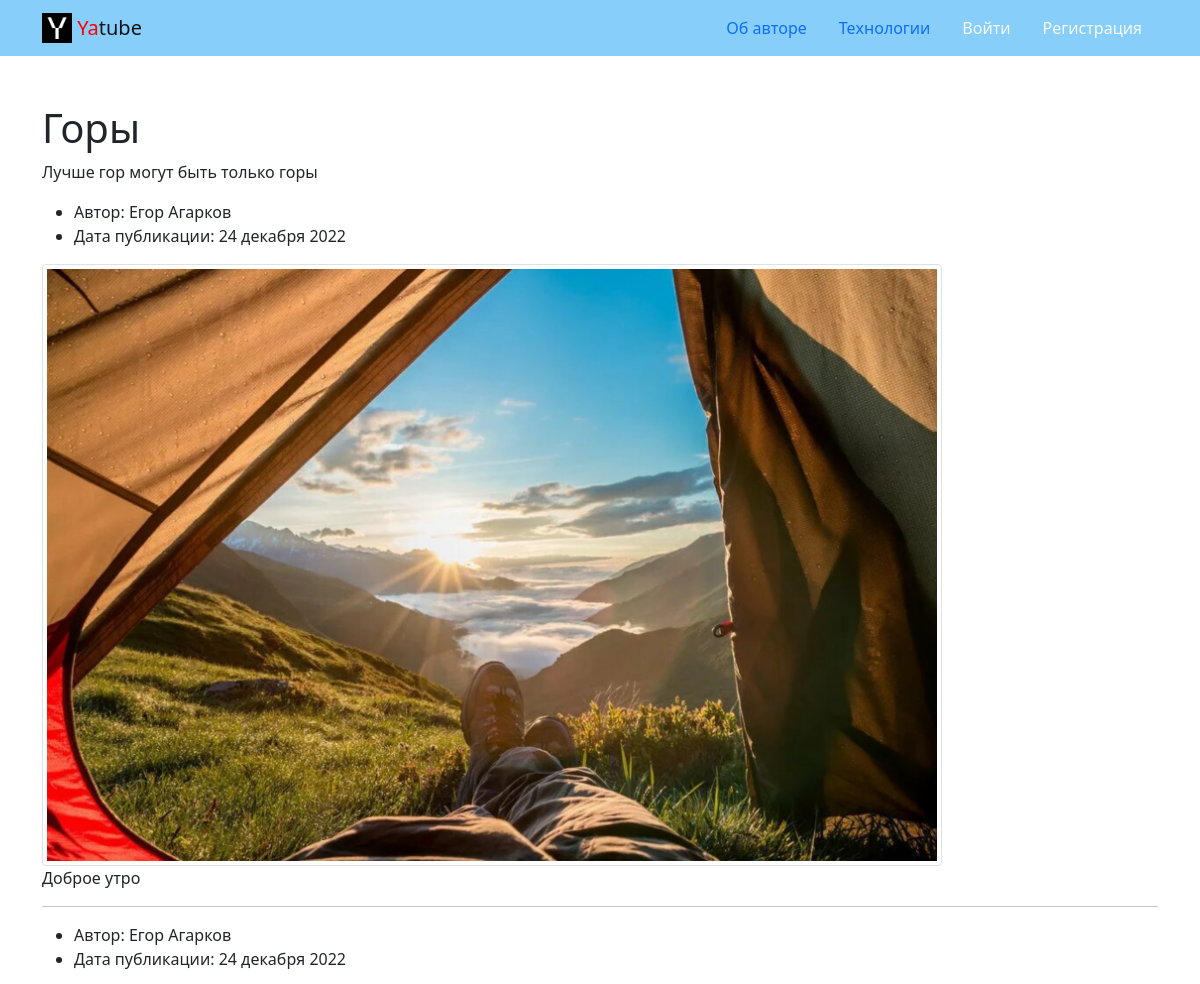
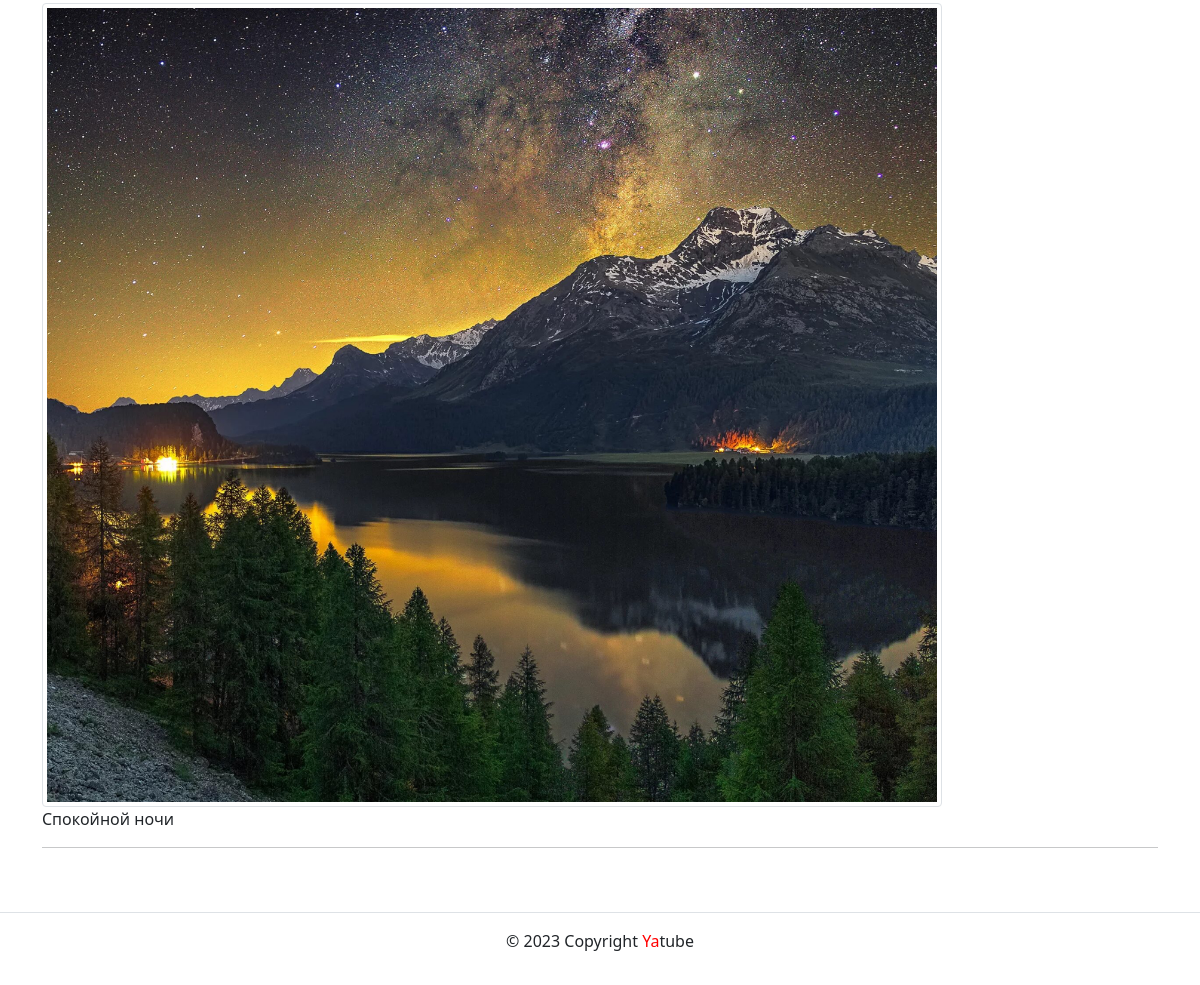
The page /group/mountains/ on the database its author committed (2 pictures, top to bottom).
### posts/models.py (models this page shows, shortened)
class Group(models.Model):
    title = models.CharField(max_length=200)
    slug = models.SlugField(unique=True)
    description = models.TextField()

class Post(models.Model):
    text = models.TextField(
        'Текст поста',
        help_text='Введите текст поста'
    )
    pub_date = models.DateTimeField(auto_now_add=True)
    author = models.ForeignKey(
        User,
        on_delete=models.CASCADE,
        related_name='posts'
    )
    group = models.ForeignKey(
        'Group',
        blank=True,
        null=True,
        on_delete=models.SET_NULL,
        related_name='posts',
        verbose_name='Группа',
        help_text='Группа, к которой будет относиться пост'
    )
    image = models.ImageField(
        'Картинка',
        upload_to='posts/',
        blank=True)
    class Meta:
        ordering = ('-pub_date',)

### posts/views.py (the view)
# urls.py: path('group/<slug:slug>/', views.group_posts, name='group_posts'),
def group_posts(request, slug):
    template = "posts/group_list.html"
    group = get_object_or_404(Group, slug=slug)
    posts = group.posts.all()
    context = {
        "group": group,
        "page_obj": paginator_func(post_list=posts, request=request),
    }
    return render(request, template, context)

### core/context_processors/year.py (called while the page is built)
def year(request):
    dt = datetime.now().year
    return {
        'year': dt
    }

### posts/views.py (called while the page is built)
def paginator_func(post_list, request):
    paginator = Paginator(post_list, PAGINATOR_COUNT)
    page_number = request.GET.get("page")
    return paginator.get_page(page_number)

### templates/posts/group_list.html (shortened to what this page needs)
{% extends 'base.html' %}
{% block content %}
    {% load thumbnail %}
      <div class="container py-5">
        <h1>{{ group.title }}</h1>
        <p>
          {{ group.description }}
        </p>
        {% for post in page_obj %}
        <article>
          <ul>
            <li>
              Автор: {{post.author.get_full_name}}
            </li>
            <li>
              Дата публикации: {{post.pub_date|date:"d E Y"}}
            </li>
          </ul>
            {% if post.image %}
          <img class="img-thumbnail" src="{{ post.image.url }}" alt="Card image cap" width="900" height="335" align="top" crop="center"/>
          {% endif %}
          <p>
            {{post.text|linebreaksbr}}
          </p>
        </article>
        <hr>
        {% endfor %}
      </div>
{% endblock %}

### rows shown on the page
Group: title "Горы", description "Лучше гор могут быть только горы"
Post: author.get_full_name "Егор Агарков", pub_date "24 декабря 2022", image (picture), text "Доброе утро"
Post: author.get_full_name "Егор Агарков", pub_date "24 декабря 2022", image (picture), text "Спокойной ночи"
